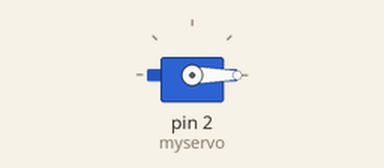
The sketch below on a simulated Arduino Uno, built with avr-gcc and run on an emulated ATmega328P. Parts: servo.

Above: at 0.2 s.
Timing chart, 0 to 1.7 s (numbered marks = the images above):
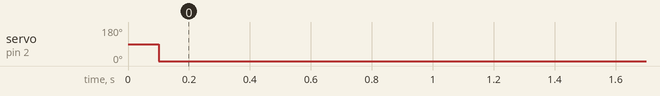

Measured:
- by itself, servo on pin 2 (myservo): 90° → 0° at 0.10 s

The sketch:

gs_2_ServoSerial_arduino.ino
```cpp
#include <Servo.h>

Servo myservo;
int val;
void setup() {
   Serial.begin(9600);
   myservo.attach(2);
}
void loop()
{
  delay(100);
  if(Serial.available()) {
      //
  }

  myservo.write(val);
  delay(100);

}
```
